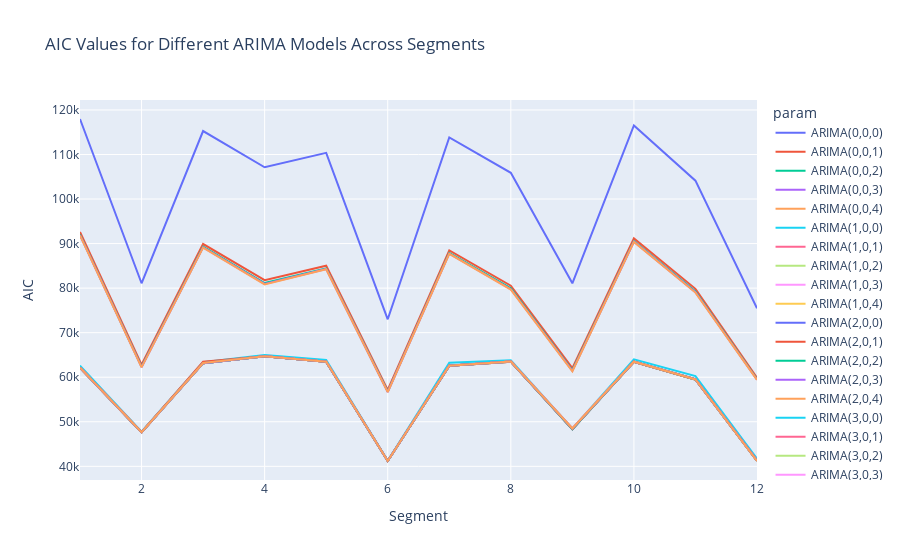
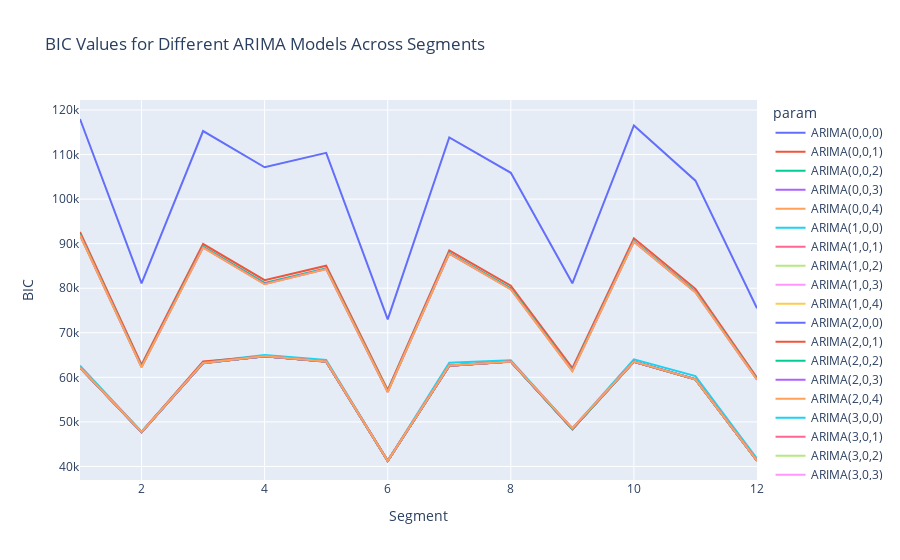
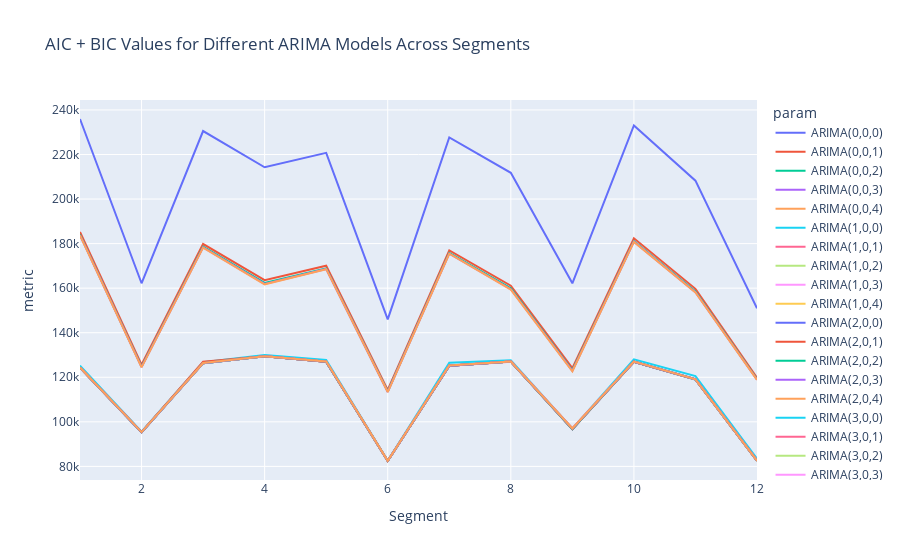

The notebook cell these images were saved under, in order:
### Code cell
fig1 = px.line(results_df, x='Segment', y='AIC', color='param', title='AIC Values for Different ARIMA Models Across Segments')
fig2 = px.line(results_df, x='Segment', y='BIC', color='param', title='BIC Values for Different ARIMA Models Across Segments')
fig3 = px.line(results_df, x='Segment', y='metric', color='param', title='AIC + BIC Values for Different ARIMA Models Across Segments')
fig1.show()
fig2.show()
fig3.show()

### Figure 1 — Plotly figure (JSON) as saved in the notebook; plotly's stock layout.template omitted (floating-point values rounded to 4 significant figures)
{"data": [{"hovertemplate": "param=ARIMA(0,0,0)<br>Segment=%{x}<br>AIC=%{y}<extra></extra>", "legendgroup": "ARIMA(0,0,0)", "line": {"color": "#636efa", "dash": "solid"}, "marker": {"symbol": "circle"}, "mode": "lines", "name": "ARIMA(0,0,0)", "orientation": "v", "showlegend": true, "type": "scatter", "x": [1, 2, 3, 4, 5, 6, 7, 8, 9, 10, 11, 12], "xaxis": "x", "y": [118000.0, 81090.0, 115300.0, 107100.0, 110400.0, 73000.0, 113800.0, 105900.0, 81090.0, 116500.0, 104100.0, 75470.0], "yaxis": "y"}, {"hovertemplate": "param=ARIMA(0,0,1)<br>Segment=%{x}<br>AIC=%{y}<extra></extra>", "legendgroup": "ARIMA(0,0,1)", "line": {"color": "#EF553B", "dash": "solid"}, "marker": {"symbol": "circle"}, "mode": "lines", "name": "ARIMA(0,0,1)", "orientation": "v", "showlegend": true, "type": "scatter", "x": [1, 2, 3, 4, 5, 6, 7, 8, 9, 10, 11, 12], "xaxis": "x", "y": [92610.0, 62820.0, 89900.0, 81770.0, 85020.0, 57170.0, 88490.0, 80550.0, 62030.0, 91170.0, 79850.0, 59900.0], "yaxis": "y"}, {"hovertemplate": "param=ARIMA(0,0,2)<br>Segment=%{x}<br>AIC=%{y}<extra></extra>", "legendgroup": "ARIMA(0,0,2)", "line": {"color": "#00cc96", "dash": "solid"}, "marker": {"symbol": "circle"}, "mode": "lines", "name": "ARIMA(0,0,2)", "orientation": "v", "showlegend": true, "type": "scatter", "x": [1, 2, 3, 4, 5, 6, 7, 8, 9, 10, 11, 12], "xaxis": "x", "y": [92020.0, 62380.0, 89300.0, 81150.0, 84440.0, 56790.0, 87900.0, 79950.0, 61560.0, 90580.0, 79250.0, 59540.0], "yaxis": "y"}, {"hovertemplate": "param=ARIMA(0,0,3)<br>Segment=%{x}<br>AIC=%{y}<extra></extra>", "legendgroup": "ARIMA(0,0,3)", "line": {"color": "#ab63fa", "dash": "solid"}, "marker": {"symbol": "circle"}, "mode": "lines", "name": "ARIMA(0,0,3)", "orientation": "v", "showlegend": true, "type": "scatter", "x": [1, 2, 3, 4, 5, 6, 7, 8, 9, 10, 11, 12], "xaxis": "x", "y": [91880.0, 62250.0, 89150.0, 80950.0, 84290.0, 56690.0, 87760.0, 79760.0, 61410.0, 90420.0, 79080.0, 59450.0], "yaxis": "y"}, {"hovertemplate": "param=ARIMA(0,0,4)<br>Segment=%{x}<br>AIC=%{y}<extra></extra>", "legendgroup": "ARIMA(0,0,4)", "line": {"color": "#FFA15A", "dash": "solid"}, "marker": {"symbol": "circle"}, "mode": "lines", "name": "ARIMA(0,0,4)", "orientation": "v", "showlegend": true, "type": "scatter", "x": [1, 2, 3, 4, 5, 6, 7, 8, 9, 10, 11, 12], "xaxis": "x", "y": [91840.0, 62210.0, 89090.0, 80850.0, 84250.0, 56660.0, 87710.0, 79680.0, 61340.0, 90370.0, 79000.0, 59410.0], "yaxis": "y"}, {"hovertemplate": "param=ARIMA(1,0,0)<br>Segment=%{x}<br>AIC=%{y}<extra></extra>", "legendgroup": "ARIMA(1,0,0)", "line": {"color": "#19d3f3", "dash": "solid"}, "marker": {"symbol": "circle"}, "mode": "lines", "name": "ARIMA(1,0,0)", "orientation": "v", "showlegend": true, "type": "scatter", "x": [1, 2, 3, 4, 5, 6, 7, 8, 9, 10, 11, 12], "xaxis": "x", "y": [62610.0, 47780.0, 63360.0, 64970.0, 63890.0, 41260.0, 63260.0, 63790.0, 48460.0, 64030.0, 60250.0, 41730.0], "yaxis": "y"}, {"hovertemplate": "param=ARIMA(1,0,1)<br>Segment=%{x}<br>AIC=%{y}<extra></extra>", "legendgroup": "ARIMA(1,0,1)", "line": {"color": "#FF6692", "dash": "solid"}, "marker": {"symbol": "circle"}, "mode": "lines", "name": "ARIMA(1,0,1)", "orientation": "v", "showlegend": true, "type": "scatter", "x": [1, 2, 3, 4, 5, 6, 7, 8, 9, 10, 11, 12], "xaxis": "x", "y": [62160.0, 47670.0, 63170.0, 64690.0, 63490.0, 41200.0, 62600.0, 63500.0, 48340.0, 63490.0, 59540.0, 41350.0], "yaxis": "y"}, {"hovertemplate": "param=ARIMA(1,0,2)<br>Segment=%{x}<br>AIC=%{y}<extra></extra>", "legendgroup": "ARIMA(1,0,2)", "line": {"color": "#B6E880", "dash": "solid"}, "marker": {"symbol": "circle"}, "mode": "lines", "name": "ARIMA(1,0,2)", "orientation": "v", "showlegend": true, "type": "scatter", "x": [1, 2, 3, 4, 5, 6, 7, 8, 9, 10, 11, 12], "xaxis": "x", "y": [62140.0, 47640.0, 63160.0, 64690.0, 63490.0, 41200.0, 62590.0, 63500.0, 48350.0, 63470.0, 59520.0, 41300.0], "yaxis": "y"}, {"hovertemplate": "param=ARIMA(1,0,3)<br>Segment=%{x}<br>AIC=%{y}<extra></extra>", "legendgroup": "ARIMA(1,0,3)", "line": {"color": "#FF97FF", "dash": "solid"}, "marker": {"symbol": "circle"}, "mode": "lines", "name": "ARIMA(1,0,3)", "orientation": "v", "showlegend": true, "type": "scatter", "x": [1, 2, 3, 4, 5, 6, 7, 8, 9, 10, 11, 12], "xaxis": "x", "y": [62140.0, 47640.0, 63150.0, 64690.0, 63490.0, 41200.0, 62580.0, 63500.0, 48360.0, 63470.0, 59510.0, 41280.0], "yaxis": "y"}, {"hovertemplate": "param=ARIMA(1,0,4)<br>Segment=%{x}<br>AIC=%{y}<extra></extra>", "legendgroup": "ARIMA(1,0,4)", "line": {"color": "#FECB52", "dash": "solid"}, "marker": {"symbol": "circle"}, "mode": "lines", "name": "ARIMA(1,0,4)", "orientation": "v", "showlegend": true, "type": "scatter", "x": [1, 2, 3, 4, 5, 6, 7, 8, 9, 10, 11, 12], "xaxis": "x", "y": [62140.0, 47670.0, 63160.0, 64700.0, 63490.0, 41200.0, 62580.0, 63500.0, 48490.0, 63480.0, 59500.0, 41270.0], "yaxis": "y"}, {"hovertemplate": "param=ARIMA(2,0,0)<br>Segment=%{x}<br>AIC=%{y}<extra></extra>", "legendgroup": "ARIMA(2,0,0)", "line": {"color": "#636efa", "dash": "solid"}, "marker": {"symbol": "circle"}, "mode": "lines", "name": "ARIMA(2,0,0)", "orientation": "v", "showlegend": true, "type": "scatter", "x": [1, 2, 3, 4, 5, 6, 7, 8, 9, 10, 11, 12], "xaxis": "x", "y": [62150.0, 47630.0, 63150.0, 64710.0, 63510.0, 41200.0, 62630.0, 63530.0, 48350.0, 63490.0, 59550.0, 41270.0], "yaxis": "y"}, {"hovertemplate": "param=ARIMA(2,0,1)<br>Segment=%{x}<br>AIC=%{y}<extra></extra>", "legendgroup": "ARIMA(2,0,1)", "line": {"color": "#EF553B", "dash": "solid"}, "marker": {"symbol": "circle"}, "mode": "lines", "name": "ARIMA(2,0,1)", "orientation": "v", "showlegend": true, "type": "scatter", "x": [1, 2, 3, 4, 5, 6, 7, 8, 9, 10, 11, 12], "xaxis": "x", "y": [62140.0, 47660.0, 63160.0, 64690.0, 63490.0, 41200.0, 62580.0, 63500.0, 48350.0, 63480.0, 59510.0, 41260.0], "yaxis": "y"}, {"hovertemplate": "param=ARIMA(2,0,2)<br>Segment=%{x}<br>AIC=%{y}<extra></extra>", "legendgroup": "ARIMA(2,0,2)", "line": {"color": "#00cc96", "dash": "solid"}, "marker": {"symbol": "circle"}, "mode": "lines", "name": "ARIMA(2,0,2)", "orientation": "v", "showlegend": true, "type": "scatter", "x": [1, 2, 3, 4, 5, 6, 7, 8, 9, 10, 11, 12], "xaxis": "x", "y": [62160.0, 47660.0, 63150.0, 64690.0, 63490.0, 41200.0, 62580.0, 63500.0, 48340.0, 63470.0, 59490.0, 41250.0], "yaxis": "y"}, {"hovertemplate": "param=ARIMA(2,0,3)<br>Segment=%{x}<br>AIC=%{y}<extra></extra>", "legendgroup": "ARIMA(2,0,3)", "line": {"color": "#ab63fa", "dash": "solid"}, "marker": {"symbol": "circle"}, "mode": "lines", "name": "ARIMA(2,0,3)", "orientation": "v", "showlegend": true, "type": "scatter", "x": [1, 2, 3, 4, 5, 6, 7, 8, 9, 10, 11, 12], "xaxis": "x", "y": [62150.0, 47660.0, 63150.0, 64700.0, 63490.0, 41200.0, 62580.0, 63500.0, 48370.0, 63450.0, 59500.0, 41260.0], "yaxis": "y"}, {"hovertemplate": "param=ARIMA(2,0,4)<br>Segment=%{x}<br>AIC=%{y}<extra></extra>", "legendgroup": "ARIMA(2,0,4)", "line": {"color": "#FFA15A", "dash": "solid"}, "marker": {"symbol": "circle"}, "mode": "lines", "name": "ARIMA(2,0,4)", "orientation": "v", "showlegend": true, "type": "scatter", "x": [1, 2, 3, 4, 5, 6, 7, 8, 9, 10, 11, 12], "xaxis": "x", "y": [62150.0, 47670.0, 63160.0, 64700.0, 63490.0, 41200.0, 62580.0, 63510.0, 48470.0, 63470.0, 59500.0, 41220.0], "yaxis": "y"}, {"hovertemplate": "param=ARIMA(3,0,0)<br>Segment=%{x}<br>AIC=%{y}<extra></extra>", "legendgroup": "ARIMA(3,0,0)", "line": {"color": "#19d3f3", "dash": "solid"}, "marker": {"symbol": "circle"}, "mode": "lines", "name": "ARIMA(3,0,0)", "orientation": "v", "showlegend": true, "type": "scatter", "x": [1, 2, 3, 4, 5, 6, 7, 8, 9, 10, 11, 12], "xaxis": "x", "y": [62140.0, 47660.0, 63150.0, 64690.0, 63500.0, 41200.0, 62600.0, 63500.0, 48350.0, 63470.0, 59520.0, 41270.0], "yaxis": "y"}, {"hovertemplate": "param=ARIMA(3,0,1)<br>Segment=%{x}<br>AIC=%{y}<extra></extra>", "legendgroup": "ARIMA(3,0,1)", "line": {"color": "#FF6692", "dash": "solid"}, "marker": {"symbol": "circle"}, "mode": "lines", "name": "ARIMA(3,0,1)", "orientation": "v", "showlegend": true, "type": "scatter", "x": [1, 2, 3, 4, 5, 6, 7, 8, 9, 10, 11, 12], "xaxis": "x", "y": [62150.0, 47660.0, 63160.0, 64690.0, 63490.0, 41200.0, 62580.0, 63500.0, 48350.0, 63480.0, 59500.0, 41270.0], "yaxis": "y"}, {"hovertemplate": "param=ARIMA(3,0,2)<br>Segment=%{x}<br>AIC=%{y}<extra></extra>", "legendgroup": "ARIMA(3,0,2)", "line": {"color": "#B6E880", "dash": "solid"}, "marker": {"symbol": "circle"}, "mode": "lines", "name": "ARIMA(3,0,2)", "orientation": "v", "showlegend": true, "type": "scatter", "x": [1, 2, 3, 4, 5, 6, 7, 8, 9, 10, 11, 12], "xaxis": "x", "y": [62140.0, 47660.0, 63150.0, 64700.0, 63490.0, 41200.0, 62580.0, 63500.0, 48350.0, 63470.0, 59490.0, 41260.0], "yaxis": "y"}, {"hovertemplate": "param=ARIMA(3,0,3)<br>Segment=%{x}<br>AIC=%{y}<extra></extra>", "legendgroup": "ARIMA(3,0,3)", "line": {"color": "#FF97FF", "dash": "solid"}, "marker": {"symbol": "circle"}, "mode": "lines", "name": "ARIMA(3,0,3)", "orientation": "v", "showlegend": true, "type": "scatter", "x": [1, 2, 3, 4, 5, 6, 7, 8, 9, 10, 11, 12], "xaxis": "x", "y": [62150.0, 47670.0, 63150.0, 64700.0, 63490.0, 41200.0, 62570.0, 63500.0, 48490.0, 63450.0, 59540.0, 41280.0], "yaxis": "y"}, {"hovertemplate": "param=ARIMA(3,0,4)<br>Segment=%{x}<br>AIC=%{y}<extra></extra>", "legendgroup": "ARIMA(3,0,4)", "line": {"color": "#FECB52", "dash": "solid"}, "marker": {"symbol": "circle"}, "mode": "lines", "name": "ARIMA(3,0,4)", "orientation": "v", "showlegend": true, "type": "scatter", "x": [1, 2, 3, 4, 5, 6, 7, 8, 9, 10, 11, 12], "xaxis": "x", "y": [62140.0, 47670.0, 63160.0, 64700.0, 63490.0, 41210.0, 62590.0, 63510.0, 48480.0, 63470.0, 59500.0, 41230.0], "yaxis": "y"}, {"hovertemplate": "param=ARIMA(4,0,0)<br>Segment=%{x}<br>AIC=%{y}<extra></extra>", "legendgroup": "ARIMA(4,0,0)", "line": {"color": "#636efa", "dash": "solid"}, "marker": {"symbol": "circle"}, "mode": "lines", "name": "ARIMA(4,0,0)", "orientation": "v", "showlegend": true, "type": "scatter", "x": [1, 2, 3, 4, 5, 6, 7, 8, 9, 10, 11, 12], "xaxis": "x", "y": [62150.0, 47630.0, 63150.0, 64690.0, 63490.0, 41200.0, 62580.0, 63500.0, 48350.0, 63470.0, 59500.0, 41260.0], "yaxis": "y"}, {"hovertemplate": "param=ARIMA(4,0,1)<br>Segment=%{x}<br>AIC=%{y}<extra></extra>", "legendgroup": "ARIMA(4,0,1)", "line": {"color": "#EF553B", "dash": "solid"}, "marker": {"symbol": "circle"}, "mode": "lines", "name": "ARIMA(4,0,1)", "orientation": "v", "showlegend": true, "type": "scatter", "x": [1, 2, 3, 4, 5, 6, 7, 8, 9, 10, 11, 12], "xaxis": "x", "y": [62150.0, 47670.0, 63500.0, 64700.0, 63490.0, 41200.0, 62580.0, 63510.0, 48350.0, 63470.0, 59500.0, 41270.0], "yaxis": "y"}, {"hovertemplate": "param=ARIMA(4,0,2)<br>Segment=%{x}<br>AIC=%{y}<extra></extra>", "legendgroup": "ARIMA(4,0,2)", "line": {"color": "#00cc96", "dash": "solid"}, "marker": {"symbol": "circle"}, "mode": "lines", "name": "ARIMA(4,0,2)", "orientation": "v", "showlegend": true, "type": "scatter", "x": [1, 2, 3, 4, 5, 6, 7, 8, 9, 10, 11, 12], "xaxis": "x", "y": [62150.0, 47670.0, 63150.0, 64700.0, 63490.0, 41200.0, 62580.0, 63510.0, 48350.0, 63480.0, 59500.0, 41260.0], "yaxis": "y"}, {"hovertemplate": "param=ARIMA(4,0,3)<br>Segment=%{x}<br>AIC=%{y}<extra></extra>", "legendgroup": "ARIMA(4,0,3)", "line": {"color": "#ab63fa", "dash": "solid"}, "marker": {"symbol": "circle"}, "mode": "lines", "name": "ARIMA(4,0,3)", "orientation": "v", "showlegend": true, "type": "scatter", "x": [1, 2, 3, 4, 5, 6, 7, 8, 9, 10, 11, 12], "xaxis": "x", "y": [62140.0, 47670.0, 63150.0, 64700.0, 63490.0, 41200.0, 62580.0, 63500.0, 48480.0, 63480.0, 59510.0, 41270.0], "yaxis": "y"}, {"hovertemplate": "param=ARIMA(4,0,4)<br>Segment=%{x}<br>AIC=%{y}<extra></extra>", "legendgroup": "ARIMA(4,0,4)", "line": {"color": "#FFA15A", "dash": "solid"}, "marker": {"symbol": "circle"}, "mode": "lines", "name": "ARIMA(4,0,4)", "orientation": "v", "showlegend": true, "type": "scatter", "x": [1, 2, 3, 4, 5, 6, 7, 8, 9, 10, 11, 12], "xaxis": "x", "y": [62150.0, 47660.0, 63180.0, 64700.0, 63500.0, 41210.0, 62590.0, 63510.0, 48490.0, 63480.0, 59500.0, 41240.0], "yaxis": "y"}], "layout": {"legend": {"title": {"text": "param"}, "tracegroupgap": 0}, "title": {"text": "AIC Values for Different ARIMA Models Across Segments"}, "xaxis": {"anchor": "y", "domain": [0, 1], "title": {"text": "Segment"}}, "yaxis": {"anchor": "x", "domain": [0, 1], "title": {"text": "AIC"}}}}

### Figure 2 — Plotly figure (JSON) as saved in the notebook; plotly's stock layout.template omitted (floating-point values rounded to 4 significant figures)
{"data": [{"hovertemplate": "param=ARIMA(0,0,0)<br>Segment=%{x}<br>BIC=%{y}<extra></extra>", "legendgroup": "ARIMA(0,0,0)", "line": {"color": "#636efa", "dash": "solid"}, "marker": {"symbol": "circle"}, "mode": "lines", "name": "ARIMA(0,0,0)", "orientation": "v", "showlegend": true, "type": "scatter", "x": [1, 2, 3, 4, 5, 6, 7, 8, 9, 10, 11, 12], "xaxis": "x", "y": [118000.0, 81110.0, 115300.0, 107100.0, 110400.0, 73020.0, 113900.0, 105900.0, 81100.0, 116500.0, 104100.0, 75480.0], "yaxis": "y"}, {"hovertemplate": "param=ARIMA(0,0,1)<br>Segment=%{x}<br>BIC=%{y}<extra></extra>", "legendgroup": "ARIMA(0,0,1)", "line": {"color": "#EF553B", "dash": "solid"}, "marker": {"symbol": "circle"}, "mode": "lines", "name": "ARIMA(0,0,1)", "orientation": "v", "showlegend": true, "type": "scatter", "x": [1, 2, 3, 4, 5, 6, 7, 8, 9, 10, 11, 12], "xaxis": "x", "y": [92630.0, 62830.0, 89920.0, 81790.0, 85040.0, 57190.0, 88510.0, 80570.0, 62050.0, 91190.0, 79860.0, 59920.0], "yaxis": "y"}, {"hovertemplate": "param=ARIMA(0,0,2)<br>Segment=%{x}<br>BIC=%{y}<extra></extra>", "legendgroup": "ARIMA(0,0,2)", "line": {"color": "#00cc96", "dash": "solid"}, "marker": {"symbol": "circle"}, "mode": "lines", "name": "ARIMA(0,0,2)", "orientation": "v", "showlegend": true, "type": "scatter", "x": [1, 2, 3, 4, 5, 6, 7, 8, 9, 10, 11, 12], "xaxis": "x", "y": [92050.0, 62400.0, 89330.0, 81180.0, 84470.0, 56810.0, 87930.0, 79970.0, 61590.0, 90600.0, 79280.0, 59560.0], "yaxis": "y"}, {"hovertemplate": "param=ARIMA(0,0,3)<br>Segment=%{x}<br>BIC=%{y}<extra></extra>", "legendgroup": "ARIMA(0,0,3)", "line": {"color": "#ab63fa", "dash": "solid"}, "marker": {"symbol": "circle"}, "mode": "lines", "name": "ARIMA(0,0,3)", "orientation": "v", "showlegend": true, "type": "scatter", "x": [1, 2, 3, 4, 5, 6, 7, 8, 9, 10, 11, 12], "xaxis": "x", "y": [91910.0, 62290.0, 89180.0, 80980.0, 84330.0, 56720.0, 87790.0, 79790.0, 61440.0, 90450.0, 79110.0, 59480.0], "yaxis": "y"}, {"hovertemplate": "param=ARIMA(0,0,4)<br>Segment=%{x}<br>BIC=%{y}<extra></extra>", "legendgroup": "ARIMA(0,0,4)", "line": {"color": "#FFA15A", "dash": "solid"}, "marker": {"symbol": "circle"}, "mode": "lines", "name": "ARIMA(0,0,4)", "orientation": "v", "showlegend": true, "type": "scatter", "x": [1, 2, 3, 4, 5, 6, 7, 8, 9, 10, 11, 12], "xaxis": "x", "y": [91880.0, 62240.0, 89130.0, 80880.0, 84280.0, 56700.0, 87750.0, 79710.0, 61370.0, 90410.0, 79040.0, 59450.0], "yaxis": "y"}, {"hovertemplate": "param=ARIMA(1,0,0)<br>Segment=%{x}<br>BIC=%{y}<extra></extra>", "legendgroup": "ARIMA(1,0,0)", "line": {"color": "#19d3f3", "dash": "solid"}, "marker": {"symbol": "circle"}, "mode": "lines", "name": "ARIMA(1,0,0)", "orientation": "v", "showlegend": true, "type": "scatter", "x": [1, 2, 3, 4, 5, 6, 7, 8, 9, 10, 11, 12], "xaxis": "x", "y": [62630.0, 47800.0, 63370.0, 64990.0, 63910.0, 41280.0, 63280.0, 63810.0, 48470.0, 64050.0, 60270.0, 41750.0], "yaxis": "y"}, {"hovertemplate": "param=ARIMA(1,0,1)<br>Segment=%{x}<br>BIC=%{y}<extra></extra>", "legendgroup": "ARIMA(1,0,1)", "line": {"color": "#FF6692", "dash": "solid"}, "marker": {"symbol": "circle"}, "mode": "lines", "name": "ARIMA(1,0,1)", "orientation": "v", "showlegend": true, "type": "scatter", "x": [1, 2, 3, 4, 5, 6, 7, 8, 9, 10, 11, 12], "xaxis": "x", "y": [62180.0, 47690.0, 63200.0, 64720.0, 63520.0, 41220.0, 62620.0, 63520.0, 48370.0, 63520.0, 59560.0, 41370.0], "yaxis": "y"}, {"hovertemplate": "param=ARIMA(1,0,2)<br>Segment=%{x}<br>BIC=%{y}<extra></extra>", "legendgroup": "ARIMA(1,0,2)", "line": {"color": "#B6E880", "dash": "solid"}, "marker": {"symbol": "circle"}, "mode": "lines", "name": "ARIMA(1,0,2)", "orientation": "v", "showlegend": true, "type": "scatter", "x": [1, 2, 3, 4, 5, 6, 7, 8, 9, 10, 11, 12], "xaxis": "x", "y": [62170.0, 47670.0, 63190.0, 64720.0, 63520.0, 41230.0, 62620.0, 63530.0, 48380.0, 63500.0, 59550.0, 41330.0], "yaxis": "y"}, {"hovertemplate": "param=ARIMA(1,0,3)<br>Segment=%{x}<br>BIC=%{y}<extra></extra>", "legendgroup": "ARIMA(1,0,3)", "line": {"color": "#FF97FF", "dash": "solid"}, "marker": {"symbol": "circle"}, "mode": "lines", "name": "ARIMA(1,0,3)", "orientation": "v", "showlegend": true, "type": "scatter", "x": [1, 2, 3, 4, 5, 6, 7, 8, 9, 10, 11, 12], "xaxis": "x", "y": [62180.0, 47670.0, 63190.0, 64730.0, 63530.0, 41240.0, 62610.0, 63540.0, 48390.0, 63510.0, 59540.0, 41310.0], "yaxis": "y"}, {"hovertemplate": "param=ARIMA(1,0,4)<br>Segment=%{x}<br>BIC=%{y}<extra></extra>", "legendgroup": "ARIMA(1,0,4)", "line": {"color": "#FECB52", "dash": "solid"}, "marker": {"symbol": "circle"}, "mode": "lines", "name": "ARIMA(1,0,4)", "orientation": "v", "showlegend": true, "type": "scatter", "x": [1, 2, 3, 4, 5, 6, 7, 8, 9, 10, 11, 12], "xaxis": "x", "y": [62190.0, 47710.0, 63200.0, 64740.0, 63530.0, 41240.0, 62620.0, 63550.0, 48540.0, 63520.0, 59550.0, 41310.0], "yaxis": "y"}, {"hovertemplate": "param=ARIMA(2,0,0)<br>Segment=%{x}<br>BIC=%{y}<extra></extra>", "legendgroup": "ARIMA(2,0,0)", "line": {"color": "#636efa", "dash": "solid"}, "marker": {"symbol": "circle"}, "mode": "lines", "name": "ARIMA(2,0,0)", "orientation": "v", "showlegend": true, "type": "scatter", "x": [1, 2, 3, 4, 5, 6, 7, 8, 9, 10, 11, 12], "xaxis": "x", "y": [62180.0, 47660.0, 63180.0, 64730.0, 63540.0, 41220.0, 62650.0, 63550.0, 48370.0, 63520.0, 59570.0, 41290.0], "yaxis": "y"}, {"hovertemplate": "param=ARIMA(2,0,1)<br>Segment=%{x}<br>BIC=%{y}<extra></extra>", "legendgroup": "ARIMA(2,0,1)", "line": {"color": "#EF553B", "dash": "solid"}, "marker": {"symbol": "circle"}, "mode": "lines", "name": "ARIMA(2,0,1)", "orientation": "v", "showlegend": true, "type": "scatter", "x": [1, 2, 3, 4, 5, 6, 7, 8, 9, 10, 11, 12], "xaxis": "x", "y": [62170.0, 47690.0, 63190.0, 64720.0, 63520.0, 41230.0, 62610.0, 63530.0, 48380.0, 63510.0, 59540.0, 41290.0], "yaxis": "y"}, {"hovertemplate": "param=ARIMA(2,0,2)<br>Segment=%{x}<br>BIC=%{y}<extra></extra>", "legendgroup": "ARIMA(2,0,2)", "line": {"color": "#00cc96", "dash": "solid"}, "marker": {"symbol": "circle"}, "mode": "lines", "name": "ARIMA(2,0,2)", "orientation": "v", "showlegend": true, "type": "scatter", "x": [1, 2, 3, 4, 5, 6, 7, 8, 9, 10, 11, 12], "xaxis": "x", "y": [62200.0, 47700.0, 63190.0, 64730.0, 63530.0, 41240.0, 62610.0, 63530.0, 48380.0, 63510.0, 59530.0, 41290.0], "yaxis": "y"}, {"hovertemplate": "param=ARIMA(2,0,3)<br>Segment=%{x}<br>BIC=%{y}<extra></extra>", "legendgroup": "ARIMA(2,0,3)", "line": {"color": "#ab63fa", "dash": "solid"}, "marker": {"symbol": "circle"}, "mode": "lines", "name": "ARIMA(2,0,3)", "orientation": "v", "showlegend": true, "type": "scatter", "x": [1, 2, 3, 4, 5, 6, 7, 8, 9, 10, 11, 12], "xaxis": "x", "y": [62190.0, 47710.0, 63200.0, 64740.0, 63530.0, 41240.0, 62620.0, 63550.0, 48410.0, 63490.0, 59540.0, 41300.0], "yaxis": "y"}, {"hovertemplate": "param=ARIMA(2,0,4)<br>Segment=%{x}<br>BIC=%{y}<extra></extra>", "legendgroup": "ARIMA(2,0,4)", "line": {"color": "#FFA15A", "dash": "solid"}, "marker": {"symbol": "circle"}, "mode": "lines", "name": "ARIMA(2,0,4)", "orientation": "v", "showlegend": true, "type": "scatter", "x": [1, 2, 3, 4, 5, 6, 7, 8, 9, 10, 11, 12], "xaxis": "x", "y": [62200.0, 47720.0, 63200.0, 64750.0, 63540.0, 41250.0, 62620.0, 63550.0, 48520.0, 63520.0, 59550.0, 41270.0], "yaxis": "y"}, {"hovertemplate": "param=ARIMA(3,0,0)<br>Segment=%{x}<br>BIC=%{y}<extra></extra>", "legendgroup": "ARIMA(3,0,0)", "line": {"color": "#19d3f3", "dash": "solid"}, "marker": {"symbol": "circle"}, "mode": "lines", "name": "ARIMA(3,0,0)", "orientation": "v", "showlegend": true, "type": "scatter", "x": [1, 2, 3, 4, 5, 6, 7, 8, 9, 10, 11, 12], "xaxis": "x", "y": [62170.0, 47690.0, 63180.0, 64720.0, 63530.0, 41230.0, 62630.0, 63530.0, 48380.0, 63500.0, 59550.0, 41300.0], "yaxis": "y"}, {"hovertemplate": "param=ARIMA(3,0,1)<br>Segment=%{x}<br>BIC=%{y}<extra></extra>", "legendgroup": "ARIMA(3,0,1)", "line": {"color": "#FF6692", "dash": "solid"}, "marker": {"symbol": "circle"}, "mode": "lines", "name": "ARIMA(3,0,1)", "orientation": "v", "showlegend": true, "type": "scatter", "x": [1, 2, 3, 4, 5, 6, 7, 8, 9, 10, 11, 12], "xaxis": "x", "y": [62190.0, 47700.0, 63190.0, 64730.0, 63530.0, 41240.0, 62610.0, 63540.0, 48380.0, 63510.0, 59540.0, 41310.0], "yaxis": "y"}, {"hovertemplate": "param=ARIMA(3,0,2)<br>Segment=%{x}<br>BIC=%{y}<extra></extra>", "legendgroup": "ARIMA(3,0,2)", "line": {"color": "#B6E880", "dash": "solid"}, "marker": {"symbol": "circle"}, "mode": "lines", "name": "ARIMA(3,0,2)", "orientation": "v", "showlegend": true, "type": "scatter", "x": [1, 2, 3, 4, 5, 6, 7, 8, 9, 10, 11, 12], "xaxis": "x", "y": [62190.0, 47710.0, 63190.0, 64740.0, 63530.0, 41240.0, 62620.0, 63550.0, 48390.0, 63520.0, 59530.0, 41300.0], "yaxis": "y"}, {"hovertemplate": "param=ARIMA(3,0,3)<br>Segment=%{x}<br>BIC=%{y}<extra></extra>", "legendgroup": "ARIMA(3,0,3)", "line": {"color": "#FF97FF", "dash": "solid"}, "marker": {"symbol": "circle"}, "mode": "lines", "name": "ARIMA(3,0,3)", "orientation": "v", "showlegend": true, "type": "scatter", "x": [1, 2, 3, 4, 5, 6, 7, 8, 9, 10, 11, 12], "xaxis": "x", "y": [62200.0, 47710.0, 63200.0, 64750.0, 63540.0, 41250.0, 62620.0, 63550.0, 48530.0, 63500.0, 59590.0, 41330.0], "yaxis": "y"}, {"hovertemplate": "param=ARIMA(3,0,4)<br>Segment=%{x}<br>BIC=%{y}<extra></extra>", "legendgroup": "ARIMA(3,0,4)", "line": {"color": "#FECB52", "dash": "solid"}, "marker": {"symbol": "circle"}, "mode": "lines", "name": "ARIMA(3,0,4)", "orientation": "v", "showlegend": true, "type": "scatter", "x": [1, 2, 3, 4, 5, 6, 7, 8, 9, 10, 11, 12], "xaxis": "x", "y": [62200.0, 47720.0, 63210.0, 64750.0, 63550.0, 41260.0, 62640.0, 63560.0, 48540.0, 63530.0, 59560.0, 41280.0], "yaxis": "y"}, {"hovertemplate": "param=ARIMA(4,0,0)<br>Segment=%{x}<br>BIC=%{y}<extra></extra>", "legendgroup": "ARIMA(4,0,0)", "line": {"color": "#636efa", "dash": "solid"}, "marker": {"symbol": "circle"}, "mode": "lines", "name": "ARIMA(4,0,0)", "orientation": "v", "showlegend": true, "type": "scatter", "x": [1, 2, 3, 4, 5, 6, 7, 8, 9, 10, 11, 12], "xaxis": "x", "y": [62180.0, 47670.0, 63190.0, 64730.0, 63530.0, 41230.0, 62620.0, 63540.0, 48380.0, 63510.0, 59540.0, 41290.0], "yaxis": "y"}, {"hovertemplate": "param=ARIMA(4,0,1)<br>Segment=%{x}<br>BIC=%{y}<extra></extra>", "legendgroup": "ARIMA(4,0,1)", "line": {"color": "#EF553B", "dash": "solid"}, "marker": {"symbol": "circle"}, "mode": "lines", "name": "ARIMA(4,0,1)", "orientation": "v", "showlegend": true, "type": "scatter", "x": [1, 2, 3, 4, 5, 6, 7, 8, 9, 10, 11, 12], "xaxis": "x", "y": [62190.0, 47710.0, 63540.0, 64740.0, 63530.0, 41240.0, 62620.0, 63550.0, 48390.0, 63520.0, 59540.0, 41310.0], "yaxis": "y"}, {"hovertemplate": "param=ARIMA(4,0,2)<br>Segment=%{x}<br>BIC=%{y}<extra></extra>", "legendgroup": "ARIMA(4,0,2)", "line": {"color": "#00cc96", "dash": "solid"}, "marker": {"symbol": "circle"}, "mode": "lines", "name": "ARIMA(4,0,2)", "orientation": "v", "showlegend": true, "type": "scatter", "x": [1, 2, 3, 4, 5, 6, 7, 8, 9, 10, 11, 12], "xaxis": "x", "y": [62200.0, 47720.0, 63200.0, 64750.0, 63540.0, 41250.0, 62630.0, 63550.0, 48400.0, 63530.0, 59550.0, 41310.0], "yaxis": "y"}, {"hovertemplate": "param=ARIMA(4,0,3)<br>Segment=%{x}<br>BIC=%{y}<extra></extra>", "legendgroup": "ARIMA(4,0,3)", "line": {"color": "#ab63fa", "dash": "solid"}, "marker": {"symbol": "circle"}, "mode": "lines", "name": "ARIMA(4,0,3)", "orientation": "v", "showlegend": true, "type": "scatter", "x": [1, 2, 3, 4, 5, 6, 7, 8, 9, 10, 11, 12], "xaxis": "x", "y": [62200.0, 47720.0, 63200.0, 64750.0, 63550.0, 41260.0, 62630.0, 63560.0, 48540.0, 63530.0, 59570.0, 41320.0], "yaxis": "y"}, {"hovertemplate": "param=ARIMA(4,0,4)<br>Segment=%{x}<br>BIC=%{y}<extra></extra>", "legendgroup": "ARIMA(4,0,4)", "line": {"color": "#FFA15A", "dash": "solid"}, "marker": {"symbol": "circle"}, "mode": "lines", "name": "ARIMA(4,0,4)", "orientation": "v", "showlegend": true, "type": "scatter", "x": [1, 2, 3, 4, 5, 6, 7, 8, 9, 10, 11, 12], "xaxis": "x", "y": [62220.0, 47720.0, 63240.0, 64760.0, 63560.0, 41270.0, 62660.0, 63570.0, 48550.0, 63540.0, 59560.0, 41300.0], "yaxis": "y"}], "layout": {"legend": {"title": {"text": "param"}, "tracegroupgap": 0}, "title": {"text": "BIC Values for Different ARIMA Models Across Segments"}, "xaxis": {"anchor": "y", "domain": [0, 1], "title": {"text": "Segment"}}, "yaxis": {"anchor": "x", "domain": [0, 1], "title": {"text": "BIC"}}}}

### Figure 3 — Plotly figure (JSON) as saved in the notebook; plotly's stock layout.template omitted (floating-point values rounded to 4 significant figures)
{"data": [{"hovertemplate": "param=ARIMA(0,0,0)<br>Segment=%{x}<br>metric=%{y}<extra></extra>", "legendgroup": "ARIMA(0,0,0)", "line": {"color": "#636efa", "dash": "solid"}, "marker": {"symbol": "circle"}, "mode": "lines", "name": "ARIMA(0,0,0)", "orientation": "v", "showlegend": true, "type": "scatter", "x": [1, 2, 3, 4, 5, 6, 7, 8, 9, 10, 11, 12], "xaxis": "x", "y": [235900.0, 162200.0, 230500.0, 214300.0, 220700.0, 146000.0, 227700.0, 211800.0, 162200.0, 233100.0, 208300.0, 151000.0], "yaxis": "y"}, {"hovertemplate": "param=ARIMA(0,0,1)<br>Segment=%{x}<br>metric=%{y}<extra></extra>", "legendgroup": "ARIMA(0,0,1)", "line": {"color": "#EF553B", "dash": "solid"}, "marker": {"symbol": "circle"}, "mode": "lines", "name": "ARIMA(0,0,1)", "orientation": "v", "showlegend": true, "type": "scatter", "x": [1, 2, 3, 4, 5, 6, 7, 8, 9, 10, 11, 12], "xaxis": "x", "y": [185200.0, 125700.0, 179800.0, 163600.0, 170100.0, 114400.0, 177000.0, 161100.0, 124100.0, 182400.0, 159700.0, 119800.0], "yaxis": "y"}, {"hovertemplate": "param=ARIMA(0,0,2)<br>Segment=%{x}<br>metric=%{y}<extra></extra>", "legendgroup": "ARIMA(0,0,2)", "line": {"color": "#00cc96", "dash": "solid"}, "marker": {"symbol": "circle"}, "mode": "lines", "name": "ARIMA(0,0,2)", "orientation": "v", "showlegend": true, "type": "scatter", "x": [1, 2, 3, 4, 5, 6, 7, 8, 9, 10, 11, 12], "xaxis": "x", "y": [184100.0, 124800.0, 178600.0, 162300.0, 168900.0, 113600.0, 175800.0, 159900.0, 123100.0, 181200.0, 158500.0, 119100.0], "yaxis": "y"}, {"hovertemplate": "param=ARIMA(0,0,3)<br>Segment=%{x}<br>metric=%{y}<extra></extra>", "legendgroup": "ARIMA(0,0,3)", "line": {"color": "#ab63fa", "dash": "solid"}, "marker": {"symbol": "circle"}, "mode": "lines", "name": "ARIMA(0,0,3)", "orientation": "v", "showlegend": true, "type": "scatter", "x": [1, 2, 3, 4, 5, 6, 7, 8, 9, 10, 11, 12], "xaxis": "x", "y": [183800.0, 124500.0, 178300.0, 161900.0, 168600.0, 113400.0, 175500.0, 159600.0, 122900.0, 180900.0, 158200.0, 118900.0], "yaxis": "y"}, {"hovertemplate": "param=ARIMA(0,0,4)<br>Segment=%{x}<br>metric=%{y}<extra></extra>", "legendgroup": "ARIMA(0,0,4)", "line": {"color": "#FFA15A", "dash": "solid"}, "marker": {"symbol": "circle"}, "mode": "lines", "name": "ARIMA(0,0,4)", "orientation": "v", "showlegend": true, "type": "scatter", "x": [1, 2, 3, 4, 5, 6, 7, 8, 9, 10, 11, 12], "xaxis": "x", "y": [183700.0, 124500.0, 178200.0, 161700.0, 168500.0, 113400.0, 175500.0, 159400.0, 122700.0, 180800.0, 158000.0, 118900.0], "yaxis": "y"}, {"hovertemplate": "param=ARIMA(1,0,0)<br>Segment=%{x}<br>metric=%{y}<extra></extra>", "legendgroup": "ARIMA(1,0,0)", "line": {"color": "#19d3f3", "dash": "solid"}, "marker": {"symbol": "circle"}, "mode": "lines", "name": "ARIMA(1,0,0)", "orientation": "v", "showlegend": true, "type": "scatter", "x": [1, 2, 3, 4, 5, 6, 7, 8, 9, 10, 11, 12], "xaxis": "x", "y": [125200.0, 95580.0, 126700.0, 130000.0, 127800.0, 82550.0, 126500.0, 127600.0, 96930.0, 128100.0, 120500.0, 83480.0], "yaxis": "y"}, {"hovertemplate": "param=ARIMA(1,0,1)<br>Segment=%{x}<br>metric=%{y}<extra></extra>", "legendgroup": "ARIMA(1,0,1)", "line": {"color": "#FF6692", "dash": "solid"}, "marker": {"symbol": "circle"}, "mode": "lines", "name": "ARIMA(1,0,1)", "orientation": "v", "showlegend": true, "type": "scatter", "x": [1, 2, 3, 4, 5, 6, 7, 8, 9, 10, 11, 12], "xaxis": "x", "y": [124300.0, 95360.0, 126400.0, 129400.0, 127000.0, 82420.0, 125200.0, 127000.0, 96710.0, 127000.0, 119100.0, 82720.0], "yaxis": "y"}, {"hovertemplate": "param=ARIMA(1,0,2)<br>Segment=%{x}<br>metric=%{y}<extra></extra>", "legendgroup": "ARIMA(1,0,2)", "line": {"color": "#B6E880", "dash": "solid"}, "marker": {"symbol": "circle"}, "mode": "lines", "name": "ARIMA(1,0,2)", "orientation": "v", "showlegend": true, "type": "scatter", "x": [1, 2, 3, 4, 5, 6, 7, 8, 9, 10, 11, 12], "xaxis": "x", "y": [124300.0, 95300.0, 126300.0, 129400.0, 127000.0, 82430.0, 125200.0, 127000.0, 96720.0, 127000.0, 119100.0, 82630.0], "yaxis": "y"}, {"hovertemplate": "param=ARIMA(1,0,3)<br>Segment=%{x}<br>metric=%{y}<extra></extra>", "legendgroup": "ARIMA(1,0,3)", "line": {"color": "#FF97FF", "dash": "solid"}, "marker": {"symbol": "circle"}, "mode": "lines", "name": "ARIMA(1,0,3)", "orientation": "v", "showlegend": true, "type": "scatter", "x": [1, 2, 3, 4, 5, 6, 7, 8, 9, 10, 11, 12], "xaxis": "x", "y": [124300.0, 95310.0, 126300.0, 129400.0, 127000.0, 82440.0, 125200.0, 127000.0, 96750.0, 127000.0, 119100.0, 82590.0], "yaxis": "y"}, {"hovertemplate": "param=ARIMA(1,0,4)<br>Segment=%{x}<br>metric=%{y}<extra></extra>", "legendgroup": "ARIMA(1,0,4)", "line": {"color": "#FECB52", "dash": "solid"}, "marker": {"symbol": "circle"}, "mode": "lines", "name": "ARIMA(1,0,4)", "orientation": "v", "showlegend": true, "type": "scatter", "x": [1, 2, 3, 4, 5, 6, 7, 8, 9, 10, 11, 12], "xaxis": "x", "y": [124300.0, 95380.0, 126400.0, 129400.0, 127000.0, 82440.0, 125200.0, 127100.0, 97030.0, 127000.0, 119000.0, 82570.0], "yaxis": "y"}, {"hovertemplate": "param=ARIMA(2,0,0)<br>Segment=%{x}<br>metric=%{y}<extra></extra>", "legendgroup": "ARIMA(2,0,0)", "line": {"color": "#636efa", "dash": "solid"}, "marker": {"symbol": "circle"}, "mode": "lines", "name": "ARIMA(2,0,0)", "orientation": "v", "showlegend": true, "type": "scatter", "x": [1, 2, 3, 4, 5, 6, 7, 8, 9, 10, 11, 12], "xaxis": "x", "y": [124300.0, 95290.0, 126300.0, 129400.0, 127100.0, 82420.0, 125300.0, 127100.0, 96720.0, 127000.0, 119100.0, 82560.0], "yaxis": "y"}, {"hovertemplate": "param=ARIMA(2,0,1)<br>Segment=%{x}<br>metric=%{y}<extra></extra>", "legendgroup": "ARIMA(2,0,1)", "line": {"color": "#EF553B", "dash": "solid"}, "marker": {"symbol": "circle"}, "mode": "lines", "name": "ARIMA(2,0,1)", "orientation": "v", "showlegend": true, "type": "scatter", "x": [1, 2, 3, 4, 5, 6, 7, 8, 9, 10, 11, 12], "xaxis": "x", "y": [124300.0, 95360.0, 126300.0, 129400.0, 127000.0, 82430.0, 125200.0, 127000.0, 96720.0, 127000.0, 119100.0, 82550.0], "yaxis": "y"}, {"hovertemplate": "param=ARIMA(2,0,2)<br>Segment=%{x}<br>metric=%{y}<extra></extra>", "legendgroup": "ARIMA(2,0,2)", "line": {"color": "#00cc96", "dash": "solid"}, "marker": {"symbol": "circle"}, "mode": "lines", "name": "ARIMA(2,0,2)", "orientation": "v", "showlegend": true, "type": "scatter", "x": [1, 2, 3, 4, 5, 6, 7, 8, 9, 10, 11, 12], "xaxis": "x", "y": [124400.0, 95360.0, 126300.0, 129400.0, 127000.0, 82440.0, 125200.0, 127000.0, 96730.0, 127000.0, 119000.0, 82550.0], "yaxis": "y"}, {"hovertemplate": "param=ARIMA(2,0,3)<br>Segment=%{x}<br>metric=%{y}<extra></extra>", "legendgroup": "ARIMA(2,0,3)", "line": {"color": "#ab63fa", "dash": "solid"}, "marker": {"symbol": "circle"}, "mode": "lines", "name": "ARIMA(2,0,3)", "orientation": "v", "showlegend": true, "type": "scatter", "x": [1, 2, 3, 4, 5, 6, 7, 8, 9, 10, 11, 12], "xaxis": "x", "y": [124300.0, 95370.0, 126400.0, 129400.0, 127000.0, 82450.0, 125200.0, 127100.0, 96770.0, 126900.0, 119000.0, 82560.0], "yaxis": "y"}, {"hovertemplate": "param=ARIMA(2,0,4)<br>Segment=%{x}<br>metric=%{y}<extra></extra>", "legendgroup": "ARIMA(2,0,4)", "line": {"color": "#FFA15A", "dash": "solid"}, "marker": {"symbol": "circle"}, "mode": "lines", "name": "ARIMA(2,0,4)", "orientation": "v", "showlegend": true, "type": "scatter", "x": [1, 2, 3, 4, 5, 6, 7, 8, 9, 10, 11, 12], "xaxis": "x", "y": [124300.0, 95380.0, 126400.0, 129400.0, 127000.0, 82460.0, 125200.0, 127100.0, 97000.0, 127000.0, 119100.0, 82490.0], "yaxis": "y"}, {"hovertemplate": "param=ARIMA(3,0,0)<br>Segment=%{x}<br>metric=%{y}<extra></extra>", "legendgroup": "ARIMA(3,0,0)", "line": {"color": "#19d3f3", "dash": "solid"}, "marker": {"symbol": "circle"}, "mode": "lines", "name": "ARIMA(3,0,0)", "orientation": "v", "showlegend": true, "type": "scatter", "x": [1, 2, 3, 4, 5, 6, 7, 8, 9, 10, 11, 12], "xaxis": "x", "y": [124300.0, 95360.0, 126300.0, 129400.0, 127000.0, 82430.0, 125200.0, 127000.0, 96720.0, 127000.0, 119100.0, 82570.0], "yaxis": "y"}, {"hovertemplate": "param=ARIMA(3,0,1)<br>Segment=%{x}<br>metric=%{y}<extra></extra>", "legendgroup": "ARIMA(3,0,1)", "line": {"color": "#FF6692", "dash": "solid"}, "marker": {"symbol": "circle"}, "mode": "lines", "name": "ARIMA(3,0,1)", "orientation": "v", "showlegend": true, "type": "scatter", "x": [1, 2, 3, 4, 5, 6, 7, 8, 9, 10, 11, 12], "xaxis": "x", "y": [124300.0, 95370.0, 126300.0, 129400.0, 127000.0, 82440.0, 125200.0, 127000.0, 96730.0, 127000.0, 119000.0, 82580.0], "yaxis": "y"}, {"hovertemplate": "param=ARIMA(3,0,2)<br>Segment=%{x}<br>metric=%{y}<extra></extra>", "legendgroup": "ARIMA(3,0,2)", "line": {"color": "#B6E880", "dash": "solid"}, "marker": {"symbol": "circle"}, "mode": "lines", "name": "ARIMA(3,0,2)", "orientation": "v", "showlegend": true, "type": "scatter", "x": [1, 2, 3, 4, 5, 6, 7, 8, 9, 10, 11, 12], "xaxis": "x", "y": [124300.0, 95370.0, 126300.0, 129400.0, 127000.0, 82450.0, 125200.0, 127100.0, 96740.0, 127000.0, 119000.0, 82560.0], "yaxis": "y"}, {"hovertemplate": "param=ARIMA(3,0,3)<br>Segment=%{x}<br>metric=%{y}<extra></extra>", "legendgroup": "ARIMA(3,0,3)", "line": {"color": "#FF97FF", "dash": "solid"}, "marker": {"symbol": "circle"}, "mode": "lines", "name": "ARIMA(3,0,3)", "orientation": "v", "showlegend": true, "type": "scatter", "x": [1, 2, 3, 4, 5, 6, 7, 8, 9, 10, 11, 12], "xaxis": "x", "y": [124400.0, 95380.0, 126400.0, 129400.0, 127000.0, 82460.0, 125200.0, 127100.0, 97020.0, 126900.0, 119100.0, 82610.0], "yaxis": "y"}, {"hovertemplate": "param=ARIMA(3,0,4)<br>Segment=%{x}<br>metric=%{y}<extra></extra>", "legendgroup": "ARIMA(3,0,4)", "line": {"color": "#FECB52", "dash": "solid"}, "marker": {"symbol": "circle"}, "mode": "lines", "name": "ARIMA(3,0,4)", "orientation": "v", "showlegend": true, "type": "scatter", "x": [1, 2, 3, 4, 5, 6, 7, 8, 9, 10, 11, 12], "xaxis": "x", "y": [124300.0, 95390.0, 126400.0, 129500.0, 127000.0, 82470.0, 125200.0, 127100.0, 97020.0, 127000.0, 119100.0, 82510.0], "yaxis": "y"}, {"hovertemplate": "param=ARIMA(4,0,0)<br>Segment=%{x}<br>metric=%{y}<extra></extra>", "legendgroup": "ARIMA(4,0,0)", "line": {"color": "#636efa", "dash": "solid"}, "marker": {"symbol": "circle"}, "mode": "lines", "name": "ARIMA(4,0,0)", "orientation": "v", "showlegend": true, "type": "scatter", "x": [1, 2, 3, 4, 5, 6, 7, 8, 9, 10, 11, 12], "xaxis": "x", "y": [124300.0, 95300.0, 126300.0, 129400.0, 127000.0, 82430.0, 125200.0, 127000.0, 96730.0, 127000.0, 119000.0, 82550.0], "yaxis": "y"}, {"hovertemplate": "param=ARIMA(4,0,1)<br>Segment=%{x}<br>metric=%{y}<extra></extra>", "legendgroup": "ARIMA(4,0,1)", "line": {"color": "#EF553B", "dash": "solid"}, "marker": {"symbol": "circle"}, "mode": "lines", "name": "ARIMA(4,0,1)", "orientation": "v", "showlegend": true, "type": "scatter", "x": [1, 2, 3, 4, 5, 6, 7, 8, 9, 10, 11, 12], "xaxis": "x", "y": [124300.0, 95370.0, 127000.0, 129400.0, 127000.0, 82450.0, 125200.0, 127100.0, 96740.0, 127000.0, 119000.0, 82570.0], "yaxis": "y"}, {"hovertemplate": "param=ARIMA(4,0,2)<br>Segment=%{x}<br>metric=%{y}<extra></extra>", "legendgroup": "ARIMA(4,0,2)", "line": {"color": "#00cc96", "dash": "solid"}, "marker": {"symbol": "circle"}, "mode": "lines", "name": "ARIMA(4,0,2)", "orientation": "v", "showlegend": true, "type": "scatter", "x": [1, 2, 3, 4, 5, 6, 7, 8, 9, 10, 11, 12], "xaxis": "x", "y": [124400.0, 95380.0, 126300.0, 129400.0, 127000.0, 82460.0, 125200.0, 127100.0, 96740.0, 127000.0, 119100.0, 82570.0], "yaxis": "y"}, {"hovertemplate": "param=ARIMA(4,0,3)<br>Segment=%{x}<br>metric=%{y}<extra></extra>", "legendgroup": "ARIMA(4,0,3)", "line": {"color": "#ab63fa", "dash": "solid"}, "marker": {"symbol": "circle"}, "mode": "lines", "name": "ARIMA(4,0,3)", "orientation": "v", "showlegend": true, "type": "scatter", "x": [1, 2, 3, 4, 5, 6, 7, 8, 9, 10, 11, 12], "xaxis": "x", "y": [124300.0, 95390.0, 126400.0, 129500.0, 127000.0, 82460.0, 125200.0, 127100.0, 97020.0, 127000.0, 119100.0, 82590.0], "yaxis": "y"}, {"hovertemplate": "param=ARIMA(4,0,4)<br>Segment=%{x}<br>metric=%{y}<extra></extra>", "legendgroup": "ARIMA(4,0,4)", "line": {"color": "#FFA15A", "dash": "solid"}, "marker": {"symbol": "circle"}, "mode": "lines", "name": "ARIMA(4,0,4)", "orientation": "v", "showlegend": true, "type": "scatter", "x": [1, 2, 3, 4, 5, 6, 7, 8, 9, 10, 11, 12], "xaxis": "x", "y": [124400.0, 95390.0, 126400.0, 129500.0, 127100.0, 82480.0, 125200.0, 127100.0, 97040.0, 127000.0, 119100.0, 82550.0], "yaxis": "y"}], "layout": {"legend": {"title": {"text": "param"}, "tracegroupgap": 0}, "title": {"text": "AIC + BIC Values for Different ARIMA Models Across Segments"}, "xaxis": {"anchor": "y", "domain": [0, 1], "title": {"text": "Segment"}}, "yaxis": {"anchor": "x", "domain": [0, 1], "title": {"text": "metric"}}}}
